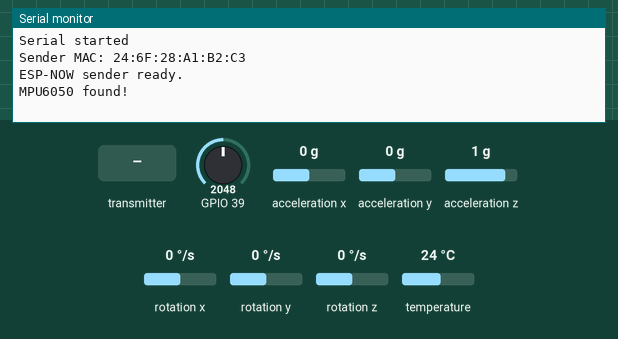
A program run on a simulated ESP32. Shown: the last lines printed to the serial monitor. Inputs (shaded band) come from the test bench; at power-on: GPIO 39 = 2048, acceleration x 0 g, acceleration y 0 g, acceleration z 1 g, rotation x 0 °/s, rotation y 0 °/s, rotation z 0 °/s, temperature 24 °C.

Above: at 2.2 s.
2.3 s: the transmitter starts sending target_position = 0
At 2.61 s:
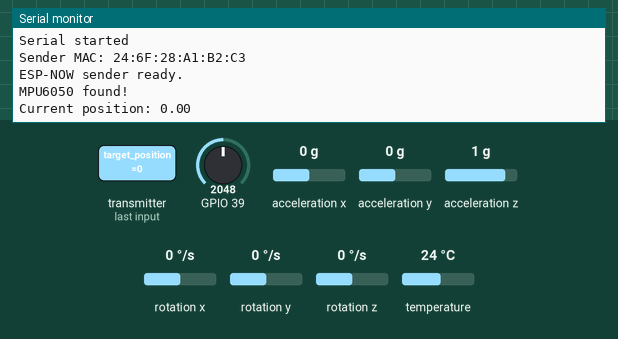
4.3 s: the transmitter starts sending current_position = 25
At 4.61 s:
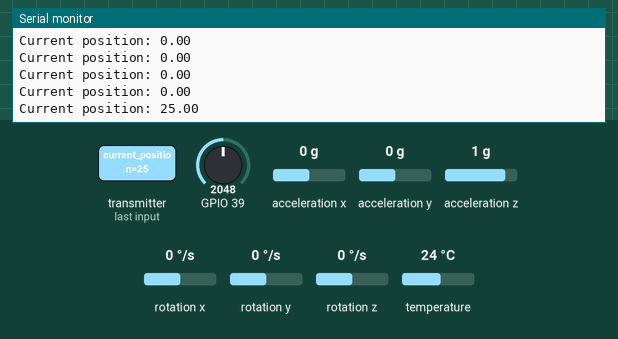
5.8 s: the transmitter starts sending current_position = 50
At 6.11 s:
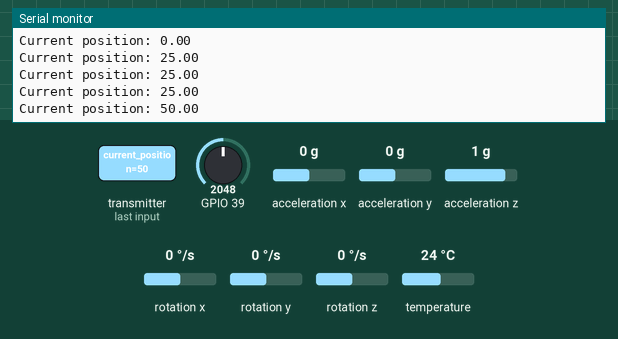
Timing chart, 0 to 8.8 s (numbered marks = the images above; inputs shaded):
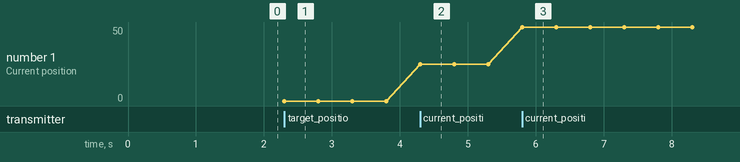

The program:

main.cpp
```cpp
#include <esp_now.h>
#include <WiFi.h>
#include <Adafruit_MPU6050.h>
#include <Adafruit_Sensor.h>

#define SDA_MPU 21
#define SCL_MPU 22

Adafruit_MPU6050 mpu;

typedef struct struct_message {
  float target_position;
  float current_position; // This is what will be received
} struct_message;

struct_message outgoingData;
struct_message incomingData;

// Maximum velocity for the motor
float max_velocity = 100.0;

// MAC address of the receiver ESP32 (Motor Controller)
// 30:c6:f7:31:a1:f4
uint8_t receiverMac[] = {0x30, 0xc6, 0xf7, 0x31, 0xa1, 0xf4};

void OnDataRecv(const esp_now_recv_info_t *esp_now_info, const uint8_t *incomingDataRaw, int len) {
  memcpy(&incomingData, incomingDataRaw, sizeof(incomingData));
  Serial.print("Current position: ");
  Serial.println(incomingData.current_position);
}


void setup() {
  Serial.begin(9600);
  delay(1000);
  Serial.println("Serial started");

  // Initialize ESP-NOW
  WiFi.mode(WIFI_STA);
  Serial.println("Sender MAC: " + WiFi.macAddress());

  if (esp_now_init() != ESP_OK) {
    Serial.println("ESP-NOW init failed");
    return;
  }

  esp_now_register_recv_cb(OnDataRecv);

  esp_now_peer_info_t peerInfo = {};
  memcpy(peerInfo.peer_addr, receiverMac, 6);
  peerInfo.channel = 0;
  peerInfo.encrypt = false;

  if (esp_now_add_peer(&peerInfo) != ESP_OK) {
    Serial.println("Failed to add peer");
    return;
  }

  Serial.println("ESP-NOW sender ready.");

  // Initialize MPU6050
  Wire.begin(SDA_MPU, SCL_MPU);

  if (!mpu.begin()) {
    Serial.println("Failed to find MPU6050 chip");
    while (1) {
      delay(10);
    }
  }
  mpu.setAccelerometerRange(MPU6050_RANGE_8_G);
  mpu.setGyroRange(MPU6050_RANGE_500_DEG);
  mpu.setFilterBandwidth(MPU6050_BAND_21_HZ);

  Serial.println("MPU6050 found!");

}

unsigned long lastCommandTime = 0;
bool commandRecentlySent = false;

void loop() {
  // Read and print the accelerometer data
  sensors_event_t a, g, temp;
  mpu.getEvent(&a, &g, &temp);

  float ax = a.acceleration.x;
  float ay = a.acceleration.y;
  float az = a.acceleration.z;

  // Compute pitch and roll in radians
  float pitch = atan2(ay, sqrt(ax * ax + az * az));
  float roll  = atan2(-ax, az);

  // Convert to degrees
  pitch *= 180.0 / PI;
  roll  *= 180.0 / PI;

  // Serial.println("==== Orientation (from Accel) ====");
  // Serial.print("Pitch: "); Serial.print(pitch); Serial.println("°");
  // Serial.print("Roll : "); Serial.print(roll);  Serial.println("°");
  // Serial.println();

  // Joystick input
  float input = analogRead(39) * (max_velocity * 2) / 4095.0 - (max_velocity);

  input = pitch;

  // Check if the input is outside the deadzone
  if (abs(input) > (/*(max_velocity / 7.5*/ 0)) {
    outgoingData.target_position = input;

    esp_now_send(receiverMac, (uint8_t *) &outgoingData, sizeof(outgoingData));
    lastCommandTime = millis();
    commandRecentlySent = true;
  } else {
    // If no valid command recently and timeout exceeded, send 0
    if (commandRecentlySent && millis() - lastCommandTime > 50) {
      outgoingData.target_position = 0.0;
      Serial.println("Sending timeout command: 0.0");

      esp_now_send(receiverMac, (uint8_t *) &outgoingData, sizeof(outgoingData));
      commandRecentlySent = false;  // Avoid repeated 0 commands
    }
  }

  delay(10);
}
```

Measured:
- after the input at 2.3 s, the serial monitor: prints a new line at once (image 1)
- after the input at 4.3 s, the serial monitor: prints a new line at once (image 2)
- after the input at 5.8 s, the serial monitor: prints a new line at once (image 3)
- plotted number 1: 0 → 25 after the input at 4.3 s, 25 → 50 after the input at 5.8 s
